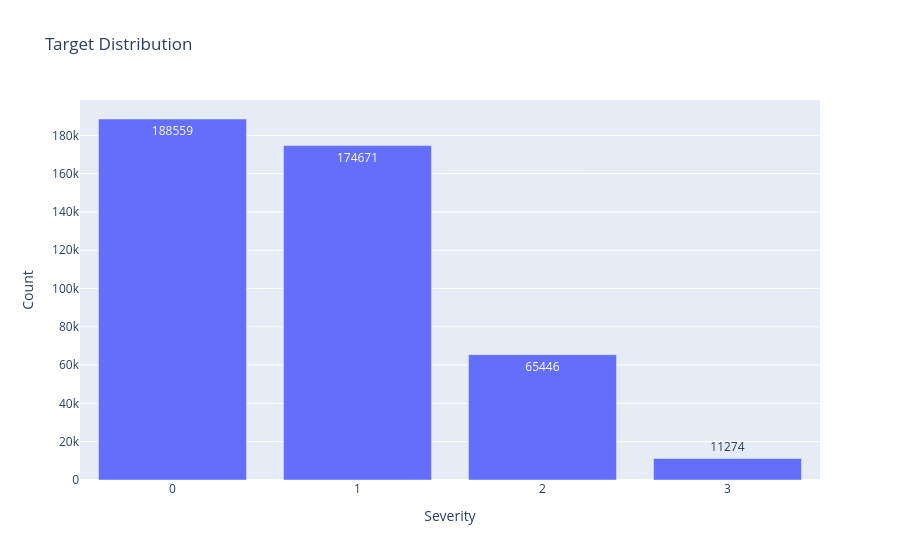

The notebook cell saved with this chart:
### Code cell
# https://plotly.com/python/categorical-axes/
fig = px.bar(
    severity_dist,
    x="Severity",
    y="Count",
    text="Count",
    title="Target Distribution"
)

fig.update_xaxes(type="category")
fig.show()

### Figure 1 — Plotly figure (JSON) as saved in the notebook; plotly's stock layout.template omitted (floating-point values rounded to 4 significant figures)
{"data": [{"hovertemplate": "Severity=%{x}<br>Count=%{text}<extra></extra>", "legendgroup": "", "marker": {"color": "#636efa", "pattern": {"shape": ""}}, "name": "", "orientation": "v", "showlegend": false, "text": [188600.0, 174700.0, 65450.0, 11270.0], "textposition": "auto", "type": "bar", "x": [0, 1, 2, 3], "xaxis": "x", "y": [188559, 174671, 65446, 11274], "yaxis": "y"}], "layout": {"barmode": "relative", "legend": {"tracegroupgap": 0}, "title": {"text": "Target Distribution"}, "xaxis": {"anchor": "y", "domain": [0, 1], "title": {"text": "Severity"}, "type": "category"}, "yaxis": {"anchor": "x", "domain": [0, 1], "title": {"text": "Count"}}}}
